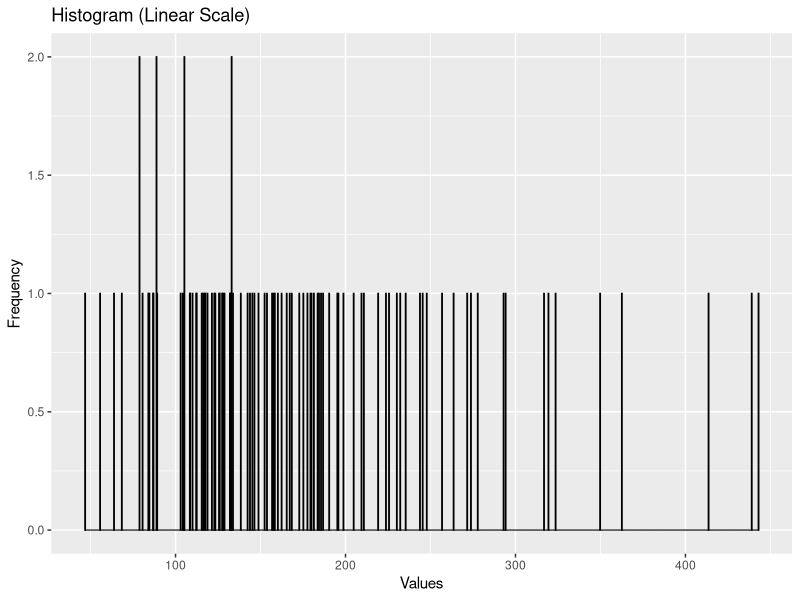
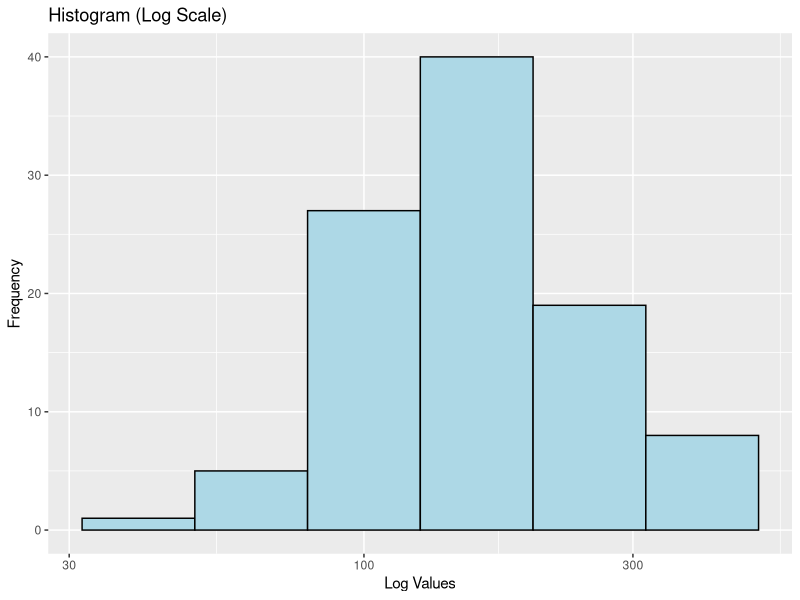
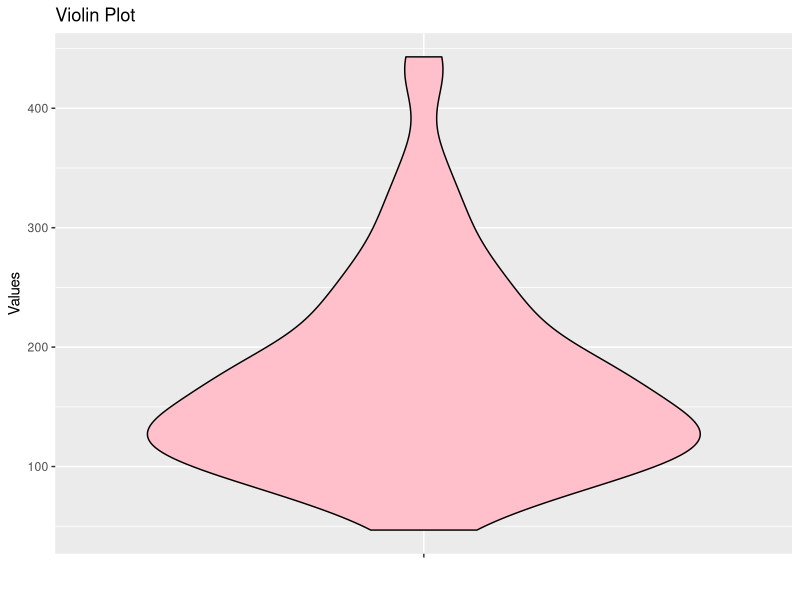

The R source for these figures, in order:
## ---- chunk 1
library(ggplot2)
## ---- chunk 2
set.seed(123) #For reproducibility
sampled_data <- rlnorm(n = 100, meanlog = 5, sdlog = 0.5)
## ---- chunk 3
data_df <- data.frame(Values = sampled_data)
histogram_linear <- ggplot(data_df, aes(x = Values)) +
  geom_histogram(binwidth = 0.2, fill = "red", color = "black") +
  labs(title = "Histogram (Linear Scale)", x = "Values", y = "Frequency")
print(histogram_linear)

## ---- chunk 4
histogram_log <- ggplot(data_df, aes(x = Values)) +
  geom_histogram(binwidth = 0.2, fill = "light blue", color = "black") +
  scale_x_log10() +
  labs(title = "Histogram (Log Scale)", x = "Log Values", y = "Frequency")
print(histogram_log)


## ---- chunk 5
violin_plot <- ggplot(data_df, aes(x="", y = Values)) +
  geom_violin(fill = "pink", color = "black") +
  labs(title = "Violin Plot", x = "", y = "Values")
print(violin_plot)
